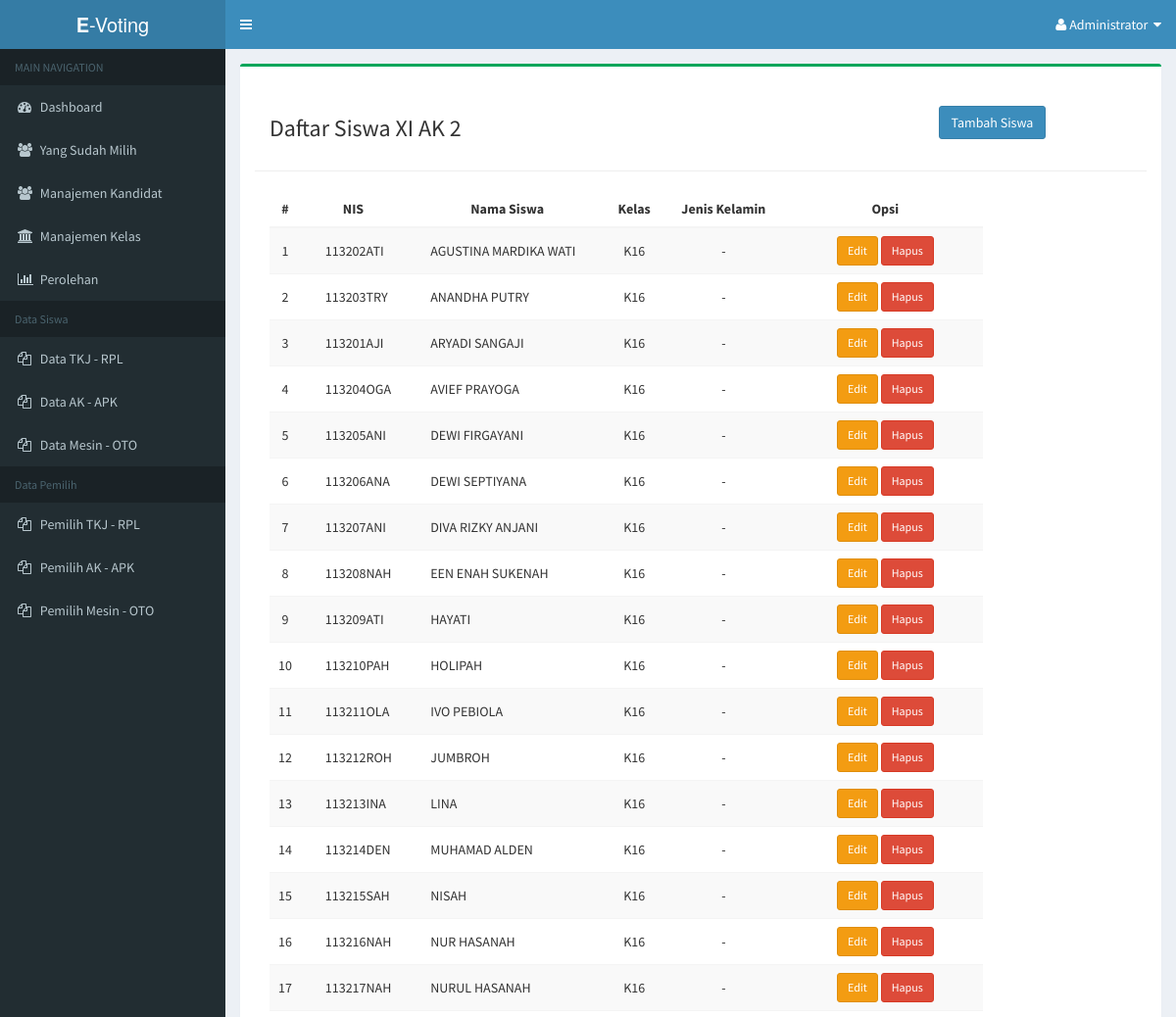
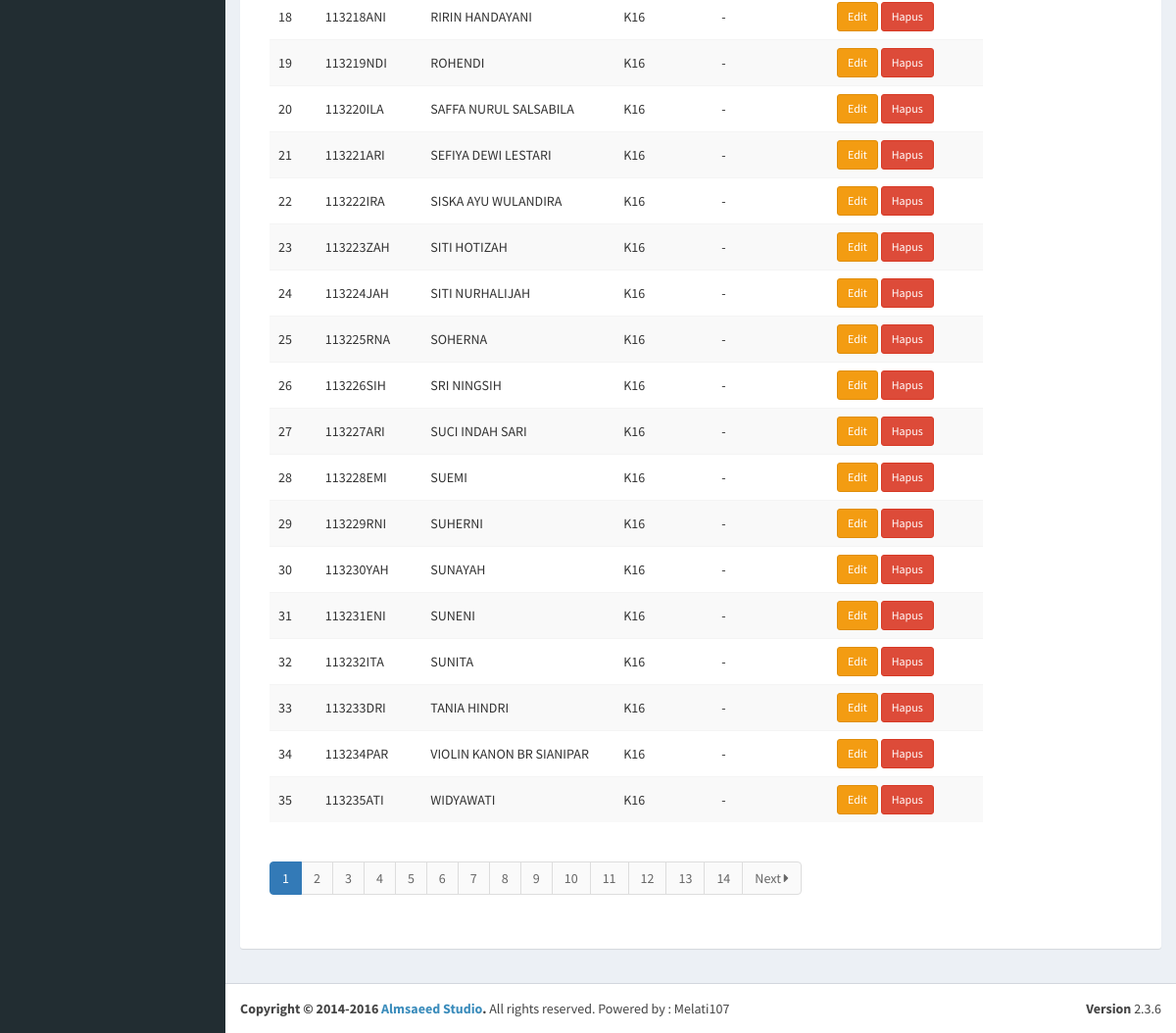
Page /admin/dashboard.php?page=XI-AK-2 (signed in) on the committed database (2 pictures, top to bottom).
### tables this page shows
CREATE TABLE IF NOT EXISTS `t_user` (
  `id_user` varchar(10) NOT NULL,
  `fullname` varchar(50) NOT NULL,
  `id_kelas` varchar(3) NOT NULL,
  `jk` enum('L','P') NOT NULL,
  `pemilih` enum('Y','N') NOT NULL DEFAULT 'Y'
);

### admin/siswa-kelas/XI-AK-2.php (the view, shortened to what this page needs)
<div class="row">
   <div class="col-md-9 col-sm-9">
      <h3>Daftar Siswa XI AK 2</h3>
   </div>
   <div class="col-md-3 col-sm-3" style="padding-top:10px;">
      <a class="btn btn-primary" href="?page=user&action=tambah">Tambah Siswa</a>
   </div>
   <hr />
   <div class="col-md-10 col-sm-12">
      <table class="table table-striped table-hover">
            <thead>
                  <tr>
                  <th style="text-align:center;">#</th>
                  <th style="text-align:center;">NIS</th>
                  <th style="text-align:center;">Nama Siswa</th>
                  <th style="text-align:center">Kelas</th>
                  <th width="130px" style="text-align:center;">Jenis Kelamin</th>
                  <th width="200px" style="text-align:center;">Opsi</th>
                  </tr>
            </thead>
            <tbody>
                  <?php
                  require('../include/connection.php');
                  if (isset($_GET['hlm'])) {
                              $hlm = $_GET['hlm'];
                              $no  = (100*$hlm) - 99;
                        } else {
                              $hlm = 1;
                              $no  = 1;
                        }
                  $sql = mysqli_query($con, "SELECT * FROM t_user  WHERE id_kelas='K16' ORDER BY fullname ASC ");
                  if (mysqli_num_rows($sql) > 0) {
                  while($data = mysqli_fetch_array($sql)) {
                        ?>
                        <tr>
                        <td style="text-align:center;vertical-align:middle;">
                              <?php echo $no++; ?>
                        </td>
                        <td style="padding-left:25px;vertical-align:middle;">
                              <?php echo $data['id_user']; ?>
                        </td>
                        <td style="padding-left:25px;vertical-align:middle;">
                              <?php echo $data['fullname']; ?>
                        </td>
                        <td style="text-align:center;vertical-align:middle;">
                              <?php echo $data['id_kelas']; ?>
                        </td>
                        <td style="text-align:center;vertical-align:middle;">
                            -
                        </td>
                        <td style="text-align:center;vertical-align:middle;">
                              <a href="?page=user&action=edit&id=<?php echo $data['id_user']; ?>" class="btn btn-warning btn-sm">
                              Edit
                              </a>
                              <a href="?page=user&action=hapus&id=<?php echo $data['id_user']; ?>" onclick="return confirm('Yakin ingin menghapus user ini ?');" class="btn btn-danger btn-sm">
                              Hapus
                              </a>
                        </td>
                        </tr>
                        <?php
                  }
                  } else {
                  echo "<tr>
                              <td colspan='5' style='text-align:center;'><h4>Belum ada data</h4></td>
                        </tr>";
                  }
                  ?>
            </tbody>
      </table>
      <?php
      echo '<ul class="pagination">';
      ?>
      <?php
         $hitung = mysqli_num_rows(mysqli_query($con, "SELECT * FROM t_user"));
         $total  = ceil($hitung / 100);
         for ($i = 1; $i <= $total ; $i++) {
      ?>
            <li <?php if ($hlm != $i) { echo 'class="waves-effect"'; } else { echo 'class="active"'; } ?>>
               <a href="?page=user&hlm=<?php  echo $i; ?>">
                  <?php  echo $i; ?>
               </a>
            </li>
         <?php
         }
         if ($hlm < $total) {
            $next = $hlm + 1;
         ?>
            <li class="waves-effect">
               <a href="?page=user&hlm=<?php  echo $next; ?>">
                  Next <i class='fa fa-caret-right'></i>
               </a>
            </li>
         <?php
         }
      echo '</ul>';
      ?>
      </div>
</div>

### rows in the picture
t_user: id_user "113202ATI", fullname "AGUSTINA MARDIKA WATI", id_kelas "K16"
t_user: id_user "113203TRY", fullname "ANANDHA PUTRY", id_kelas "K16"
t_user: id_user "113201AJI", fullname "ARYADI SANGAJI", id_kelas "K16"
t_user: id_user "113204OGA", fullname "AVIEF PRAYOGA", id_kelas "K16"
t_user: id_user "113205ANI", fullname "DEWI FIRGAYANI", id_kelas "K16"
t_user: id_user "113206ANA", fullname "DEWI SEPTIYANA", id_kelas "K16"
t_user: id_user "113207ANI", fullname "DIVA RIZKY ANJANI", id_kelas "K16"
t_user: id_user "113208NAH", fullname "EEN ENAH SUKENAH", id_kelas "K16"
t_user: id_user "113209ATI", fullname "HAYATI", id_kelas "K16"
t_user: id_user "113210PAH", fullname "HOLIPAH", id_kelas "K16"
t_user: id_user "113211OLA", fullname "IVO PEBIOLA", id_kelas "K16"
t_user: id_user "113212ROH", fullname "JUMBROH", id_kelas "K16"
t_user: id_user "113213INA", fullname "LINA", id_kelas "K16"
t_user: id_user "113214DEN", fullname "MUHAMAD ALDEN", id_kelas "K16"
t_user: id_user "113215SAH", fullname "NISAH", id_kelas "K16"
t_user: id_user "113216NAH", fullname "NUR HASANAH", id_kelas "K16"
t_user: id_user "113217NAH", fullname "NURUL HASANAH", id_kelas "K16"
t_user: id_user "113218ANI", fullname "RIRIN HANDAYANI", id_kelas "K16"
t_user: id_user "113219NDI", fullname "ROHENDI", id_kelas "K16"
t_user: id_user "113220ILA", fullname "SAFFA NURUL SALSABILA", id_kelas "K16"
t_user: id_user "113221ARI", fullname "SEFIYA DEWI LESTARI", id_kelas "K16"
t_user: id_user "113222IRA", fullname "SISKA AYU WULANDIRA", id_kelas "K16"
t_user: id_user "113223ZAH", fullname "SITI HOTIZAH", id_kelas "K16"
t_user: id_user "113224JAH", fullname "SITI NURHALIJAH", id_kelas "K16"
t_user: id_user "113225RNA", fullname "SOHERNA", id_kelas "K16"
t_user: id_user "113226SIH", fullname "SRI NINGSIH", id_kelas "K16"
t_user: id_user "113227ARI", fullname "SUCI INDAH SARI", id_kelas "K16"
t_user: id_user "113228EMI", fullname "SUEMI", id_kelas "K16"
t_user: id_user "113229RNI", fullname "SUHERNI", id_kelas "K16"
t_user: id_user "113230YAH", fullname "SUNAYAH", id_kelas "K16"
t_user: id_user "113231ENI", fullname "SUNENI", id_kelas "K16"
t_user: id_user "113232ITA", fullname "SUNITA", id_kelas "K16"
t_user: id_user "113233DRI", fullname "TANIA HINDRI", id_kelas "K16"
t_user: id_user "113234PAR", fullname "VIOLIN KANON BR SIANIPAR", id_kelas "K16"
t_user: id_user "113235ATI", fullname "WIDYAWATI", id_kelas "K16"
